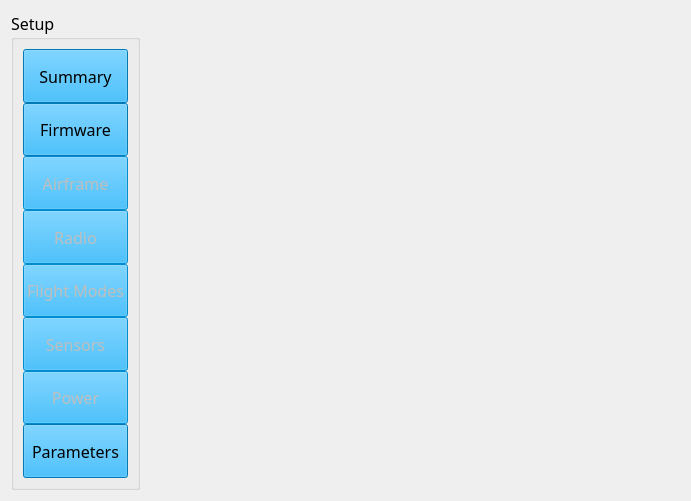
<?xml version="1.0" encoding="UTF-8"?>
<ui version="4.0">
 <class>SetupWidget</class>
 <widget class="QWidget" name="SetupWidget">
  <property name="geometry">
   <rect>
    <x>0</x>
    <y>0</y>
    <width>691</width>
    <height>501</height>
   </rect>
  </property>
  <property name="windowTitle">
   <string>Form</string>
  </property>
  <layout class="QGridLayout" name="gridLayout_2">
   <item row="0" column="0">
    <layout class="QGridLayout" name="gridLayout" columnstretch="1,5">
     <item row="0" column="0">
      <widget class="QGroupBox" name="groupBox">
       <property name="font">
        <font>
         <family>微软雅黑</family>
         <pointsize>12</pointsize>
        </font>
       </property>
       <property name="title">
        <string>Setup</string>
       </property>
       <layout class="QGridLayout" name="gridLayout_3">
        <item row="0" column="0">
         <layout class="QVBoxLayout" name="verticalLayout">
          <property name="spacing">
           <number>0</number>
          </property>
          <item>
           <widget class="QPushButton" name="pushButton_Summary">
            <property name="sizePolicy">
             <sizepolicy hsizetype="Expanding" vsizetype="Expanding">
              <horstretch>1</horstretch>
              <verstretch>1</verstretch>
             </sizepolicy>
            </property>
            <property name="baseSize">
             <size>
              <width>1</width>
              <height>50</height>
             </size>
            </property>
            <property name="palette">
             <palette>
              <active>
               <colorrole role="Button">
                <brush brushstyle="SolidPattern">
                 <color alpha="255">
                  <red>0</red>
                  <green>170</green>
                  <blue>255</blue>
                 </color>
                </brush>
               </colorrole>
               <colorrole role="Base">
                <brush brushstyle="SolidPattern">
                 <color alpha="255">
                  <red>0</red>
                  <green>170</green>
                  <blue>255</blue>
                 </color>
                </brush>
               </colorrole>
               <colorrole role="Window">
                <brush brushstyle="SolidPattern">
                 <color alpha="255">
                  <red>0</red>
                  <green>170</green>
                  <blue>255</blue>
                 </color>
                </brush>
               </colorrole>
              </active>
              <inactive>
               <colorrole role="Button">
                <brush brushstyle="SolidPattern">
                 <color alpha="255">
                  <red>0</red>
                  <green>170</green>
                  <blue>255</blue>
                 </color>
                </brush>
               </colorrole>
               <colorrole role="Base">
                <brush brushstyle="SolidPattern">
                 <color alpha="255">
                  <red>0</red>
                  <green>170</green>
                  <blue>255</blue>
                 </color>
                </brush>
               </colorrole>
               <colorrole role="Window">
                <brush brushstyle="SolidPattern">
                 <color alpha="255">
                  <red>0</red>
                  <green>170</green>
                  <blue>255</blue>
                 </color>
                </brush>
               </colorrole>
              </inactive>
              <disabled>
               <colorrole role="Button">
                <brush brushstyle="SolidPattern">
                 <color alpha="255">
                  <red>0</red>
                  <green>170</green>
                  <blue>255</blue>
                 </color>
                </brush>
               </colorrole>
               <colorrole role="Base">
                <brush brushstyle="SolidPattern">
                 <color alpha="255">
                  <red>0</red>
                  <green>170</green>
                  <blue>255</blue>
                 </color>
                </brush>
               </colorrole>
               <colorrole role="Window">
                <brush brushstyle="SolidPattern">
                 <color alpha="255">
                  <red>0</red>
                  <green>170</green>
                  <blue>255</blue>
                 </color>
                </brush>
               </colorrole>
              </disabled>
             </palette>
            </property>
            <property name="font">
             <font>
              <family>微软雅黑</family>
              <pointsize>12</pointsize>
              <weight>50</weight>
              <bold>false</bold>
             </font>
            </property>
            <property name="styleSheet">
             <string notr="true"/>
            </property>
            <property name="text">
             <string>Summary</string>
            </property>
            <property name="icon">
             <iconset resource="qml.qrc">
              <normaloff>:/qmlImages/qmlImages/Airframe/AirframeComponentIcon.png</normaloff>:/qmlImages/qmlImages/Airframe/AirframeComponentIcon.png</iconset>
            </property>
            <property name="autoExclusive">
             <bool>true</bool>
            </property>
           </widget>
          </item>
          <item>
           <widget class="QPushButton" name="pushButton_Firmware">
            <property name="sizePolicy">
             <sizepolicy hsizetype="Expanding" vsizetype="Expanding">
              <horstretch>1</horstretch>
              <verstretch>1</verstretch>
             </sizepolicy>
            </property>
            <property name="baseSize">
             <size>
              <width>1</width>
              <height>50</height>
             </size>
            </property>
            <property name="palette">
             <palette>
              <active>
               <colorrole role="Button">
                <brush brushstyle="SolidPattern">
                 <color alpha="255">
                  <red>0</red>
                  <green>170</green>
                  <blue>255</blue>
                 </color>
                </brush>
               </colorrole>
               <colorrole role="Base">
                <brush brushstyle="SolidPattern">
                 <color alpha="255">
                  <red>0</red>
                  <green>170</green>
                  <blue>255</blue>
                 </color>
                </brush>
               </colorrole>
               <colorrole role="Window">
                <brush brushstyle="SolidPattern">
                 <color alpha="255">
                  <red>0</red>
                  <green>170</green>
                  <blue>255</blue>
                 </color>
                </brush>
               </colorrole>
              </active>
              <inactive>
               <colorrole role="Button">
                <brush brushstyle="SolidPattern">
                 <color alpha="255">
                  <red>0</red>
                  <green>170</green>
                  <blue>255</blue>
                 </color>
                </brush>
               </colorrole>
               <colorrole role="Base">
                <brush brushstyle="SolidPattern">
                 <color alpha="255">
                  <red>0</red>
                  <green>170</green>
                  <blue>255</blue>
                 </color>
                </brush>
               </colorrole>
               <colorrole role="Window">
                <brush brushstyle="SolidPattern">
                 <color alpha="255">
                  <red>0</red>
                  <green>170</green>
                  <blue>255</blue>
                 </color>
                </brush>
               </colorrole>
              </inactive>
              <disabled>
               <colorrole role="Button">
                <brush brushstyle="SolidPattern">
                 <color alpha="255">
                  <red>0</red>
                  <green>170</green>
                  <blue>255</blue>
                 </color>
                </brush>
               </colorrole>
               <colorrole role="Base">
                <brush brushstyle="SolidPattern">
                 <color alpha="255">
                  <red>0</red>
                  <green>170</green>
                  <blue>255</blue>
                 </color>
                </brush>
               </colorrole>
               <colorrole role="Window">
                <brush brushstyle="SolidPattern">
                 <color alpha="255">
                  <red>0</red>
                  <green>170</green>
                  <blue>255</blue>
                 </color>
                </brush>
               </colorrole>
              </disabled>
             </palette>
            </property>
            <property name="font">
             <font>
              <family>微软雅黑</family>
              <pointsize>12</pointsize>
              <weight>50</weight>
              <bold>false</bold>
             </font>
            </property>
            <property name="text">
             <string>Firmware</string>
            </property>
            <property name="autoExclusive">
             <bool>true</bool>
            </property>
           </widget>
          </item>
          <item>
           <widget class="QPushButton" name="pushButton_Airframe">
            <property name="enabled">
             <bool>false</bool>
            </property>
            <property name="sizePolicy">
             <sizepolicy hsizetype="Expanding" vsizetype="Expanding">
              <horstretch>1</horstretch>
              <verstretch>1</verstretch>
             </sizepolicy>
            </property>
            <property name="baseSize">
             <size>
              <width>1</width>
              <height>50</height>
             </size>
            </property>
            <property name="palette">
             <palette>
              <active>
               <colorrole role="Button">
                <brush brushstyle="SolidPattern">
                 <color alpha="255">
                  <red>0</red>
                  <green>170</green>
                  <blue>255</blue>
                 </color>
                </brush>
               </colorrole>
               <colorrole role="Base">
                <brush brushstyle="SolidPattern">
                 <color alpha="255">
                  <red>0</red>
                  <green>170</green>
                  <blue>255</blue>
                 </color>
                </brush>
               </colorrole>
               <colorrole role="Window">
                <brush brushstyle="SolidPattern">
                 <color alpha="255">
                  <red>0</red>
                  <green>170</green>
                  <blue>255</blue>
                 </color>
                </brush>
               </colorrole>
              </active>
              <inactive>
               <colorrole role="Button">
                <brush brushstyle="SolidPattern">
                 <color alpha="255">
                  <red>0</red>
                  <green>170</green>
                  <blue>255</blue>
                 </color>
                </brush>
               </colorrole>
               <colorrole role="Base">
                <brush brushstyle="SolidPattern">
                 <color alpha="255">
                  <red>0</red>
                  <green>170</green>
                  <blue>255</blue>
                 </color>
                </brush>
               </colorrole>
               <colorrole role="Window">
                <brush brushstyle="SolidPattern">
                 <color alpha="255">
                  <red>0</red>
                  <green>170</green>
                  <blue>255</blue>
                 </color>
                </brush>
               </colorrole>
              </inactive>
              <disabled>
               <colorrole role="Button">
                <brush brushstyle="SolidPattern">
                 <color alpha="255">
                  <red>0</red>
                  <green>170</green>
                  <blue>255</blue>
                 </color>
                </brush>
               </colorrole>
               <colorrole role="Base">
                <brush brushstyle="SolidPattern">
                 <color alpha="255">
                  <red>0</red>
                  <green>170</green>
                  <blue>255</blue>
                 </color>
                </brush>
               </colorrole>
               <colorrole role="Window">
                <brush brushstyle="SolidPattern">
                 <color alpha="255">
                  <red>0</red>
                  <green>170</green>
                  <blue>255</blue>
                 </color>
                </brush>
               </colorrole>
              </disabled>
             </palette>
            </property>
            <property name="font">
             <font>
              <family>微软雅黑</family>
              <pointsize>12</pointsize>
              <weight>50</weight>
              <bold>false</bold>
             </font>
            </property>
            <property name="text">
             <string>Airframe</string>
            </property>
            <property name="icon">
             <iconset resource="qml.qrc">
              <normaloff>:/qmlImages/qmlImages/Airframe/AirframeComponentIcon.png</normaloff>:/qmlImages/qmlImages/Airframe/AirframeComponentIcon.png</iconset>
            </property>
            <property name="autoExclusive">
             <bool>true</bool>
            </property>
           </widget>
          </item>
          <item>
           <widget class="QPushButton" name="pushButton_Radio">
            <property name="enabled">
             <bool>false</bool>
            </property>
            <property name="sizePolicy">
             <sizepolicy hsizetype="Expanding" vsizetype="Expanding">
              <horstretch>1</horstretch>
              <verstretch>1</verstretch>
             </sizepolicy>
            </property>
            <property name="baseSize">
             <size>
              <width>1</width>
              <height>50</height>
             </size>
            </property>
            <property name="palette">
             <palette>
              <active>
               <colorrole role="Button">
                <brush brushstyle="SolidPattern">
                 <color alpha="255">
                  <red>0</red>
                  <green>170</green>
                  <blue>255</blue>
                 </color>
                </brush>
               </colorrole>
               <colorrole role="Base">
                <brush brushstyle="SolidPattern">
                 <color alpha="255">
                  <red>0</red>
                  <green>170</green>
                  <blue>255</blue>
                 </color>
                </brush>
               </colorrole>
               <colorrole role="Window">
                <brush brushstyle="SolidPattern">
                 <color alpha="255">
                  <red>0</red>
                  <green>170</green>
                  <blue>255</blue>
                 </color>
                </brush>
               </colorrole>
              </active>
              <inactive>
               <colorrole role="Button">
                <brush brushstyle="SolidPattern">
                 <color alpha="255">
                  <red>0</red>
                  <green>170</green>
                  <blue>255</blue>
                 </color>
                </brush>
               </colorrole>
               <colorrole role="Base">
                <brush brushstyle="SolidPattern">
                 <color alpha="255">
                  <red>0</red>
                  <green>170</green>
                  <blue>255</blue>
                 </color>
                </brush>
               </colorrole>
               <colorrole role="Window">
                <brush brushstyle="SolidPattern">
                 <color alpha="255">
                  <red>0</red>
                  <green>170</green>
                  <blue>255</blue>
                 </color>
                </brush>
               </colorrole>
              </inactive>
              <disabled>
               <colorrole role="Button">
                <brush brushstyle="SolidPattern">
                 <color alpha="255">
                  <red>0</red>
                  <green>170</green>
                  <blue>255</blue>
                 </color>
                </brush>
               </colorrole>
               <colorrole role="Base">
                <brush brushstyle="SolidPattern">
                 <color alpha="255">
                  <red>0</red>
                  <green>170</green>
                  <blue>255</blue>
                 </color>
                </brush>
               </colorrole>
               <colorrole role="Window">
                <brush brushstyle="SolidPattern">
                 <color alpha="255">
                  <red>0</red>
                  <green>170</green>
                  <blue>255</blue>
                 </color>
                </brush>
               </colorrole>
              </disabled>
             </palette>
            </property>
            <property name="font">
             <font>
              <family>微软雅黑</family>
              <pointsize>12</pointsize>
              <weight>50</weight>
              <bold>false</bold>
             </font>
            </property>
            <property name="text">
             <string>Radio</string>
            </property>
            <property name="icon">
             <iconset resource="qml.qrc">
              <normaloff>:/qmlImages/qmlImages/RadioComponentIcon.png</normaloff>:/qmlImages/qmlImages/RadioComponentIcon.png</iconset>
            </property>
            <property name="autoExclusive">
             <bool>true</bool>
            </property>
           </widget>
          </item>
          <item>
           <widget class="QPushButton" name="pushButton_fltModes">
            <property name="enabled">
             <bool>false</bool>
            </property>
            <property name="sizePolicy">
             <sizepolicy hsizetype="Expanding" vsizetype="Expanding">
              <horstretch>1</horstretch>
              <verstretch>1</verstretch>
             </sizepolicy>
            </property>
            <property name="baseSize">
             <size>
              <width>1</width>
              <height>50</height>
             </size>
            </property>
            <property name="palette">
             <palette>
              <active>
               <colorrole role="Button">
                <brush brushstyle="SolidPattern">
                 <color alpha="255">
                  <red>0</red>
                  <green>170</green>
                  <blue>255</blue>
                 </color>
                </brush>
               </colorrole>
               <colorrole role="Base">
                <brush brushstyle="SolidPattern">
                 <color alpha="255">
                  <red>0</red>
                  <green>170</green>
                  <blue>255</blue>
                 </color>
                </brush>
               </colorrole>
               <colorrole role="Window">
                <brush brushstyle="SolidPattern">
                 <color alpha="255">
                  <red>0</red>
                  <green>170</green>
                  <blue>255</blue>
                 </color>
                </brush>
               </colorrole>
              </active>
              <inactive>
               <colorrole role="Button">
                <brush brushstyle="SolidPattern">
                 <color alpha="255">
                  <red>0</red>
                  <green>170</green>
                  <blue>255</blue>
                 </color>
                </brush>
               </colorrole>
               <colorrole role="Base">
                <brush brushstyle="SolidPattern">
                 <color alpha="255">
                  <red>0</red>
                  <green>170</green>
                  <blue>255</blue>
                 </color>
                </brush>
               </colorrole>
               <colorrole role="Window">
                <brush brushstyle="SolidPattern">
                 <color alpha="255">
                  <red>0</red>
                  <green>170</green>
                  <blue>255</blue>
                 </color>
                </brush>
               </colorrole>
              </inactive>
              <disabled>
               <colorrole role="Button">
                <brush brushstyle="SolidPattern">
                 <color alpha="255">
                  <red>0</red>
                  <green>170</green>
                  <blue>255</blue>
                 </color>
                </brush>
               </colorrole>
               <colorrole role="Base">
                <brush brushstyle="SolidPattern">
                 <color alpha="255">
                  <red>0</red>
                  <green>170</green>
                  <blue>255</blue>
                 </color>
                </brush>
               </colorrole>
               <colorrole role="Window">
                <brush brushstyle="SolidPattern">
                 <color alpha="255">
                  <red>0</red>
                  <green>170</green>
                  <blue>255</blue>
                 </color>
                </brush>
               </colorrole>
              </disabled>
             </palette>
            </property>
            <property name="font">
             <font>
              <family>微软雅黑</family>
              <pointsize>12</pointsize>
              <weight>50</weight>
              <bold>false</bold>
             </font>
            </property>
            <property name="text">
             <string>Flight Modes</string>
            </property>
            <property name="icon">
             <iconset resource="qml.qrc">
              <normaloff>:/qmlImages/qmlImages/TuningComponentIcon.png</normaloff>:/qmlImages/qmlImages/TuningComponentIcon.png</iconset>
            </property>
            <property name="autoExclusive">
             <bool>true</bool>
            </property>
           </widget>
          </item>
          <item>
           <widget class="QPushButton" name="pushButton_Sensors">
            <property name="enabled">
             <bool>false</bool>
            </property>
            <property name="sizePolicy">
             <sizepolicy hsizetype="Expanding" vsizetype="Expanding">
              <horstretch>1</horstretch>
              <verstretch>1</verstretch>
             </sizepolicy>
            </property>
            <property name="baseSize">
             <size>
              <width>1</width>
              <height>50</height>
             </size>
            </property>
            <property name="palette">
             <palette>
              <active>
               <colorrole role="Button">
                <brush brushstyle="SolidPattern">
                 <color alpha="255">
                  <red>0</red>
                  <green>170</green>
                  <blue>255</blue>
                 </color>
                </brush>
               </colorrole>
               <colorrole role="Base">
                <brush brushstyle="SolidPattern">
                 <color alpha="255">
                  <red>0</red>
                  <green>170</green>
                  <blue>255</blue>
                 </color>
                </brush>
               </colorrole>
               <colorrole role="Window">
                <brush brushstyle="SolidPattern">
                 <color alpha="255">
                  <red>0</red>
                  <green>170</green>
                  <blue>255</blue>
                 </color>
                </brush>
               </colorrole>
              </active>
              <inactive>
               <colorrole role="Button">
                <brush brushstyle="SolidPattern">
                 <color alpha="255">
                  <red>0</red>
                  <green>170</green>
                  <blue>255</blue>
                 </color>
                </brush>
               </colorrole>
               <colorrole role="Base">
                <brush brushstyle="SolidPattern">
                 <color alpha="255">
                  <red>0</red>
                  <green>170</green>
                  <blue>255</blue>
                 </color>
                </brush>
               </colorrole>
               <colorrole role="Window">
                <brush brushstyle="SolidPattern">
                 <color alpha="255">
                  <red>0</red>
                  <green>170</green>
                  <blue>255</blue>
                 </color>
                </brush>
               </colorrole>
              </inactive>
              <disabled>
               <colorrole role="Button">
                <brush brushstyle="SolidPattern">
                 <color alpha="255">
                  <red>0</red>
                  <green>170</green>
                  <blue>255</blue>
                 </color>
                </brush>
               </colorrole>
               <colorrole role="Base">
                <brush brushstyle="SolidPattern">
                 <color alpha="255">
                  <red>0</red>
                  <green>170</green>
                  <blue>255</blue>
                 </color>
                </brush>
               </colorrole>
               <colorrole role="Window">
                <brush brushstyle="SolidPattern">
                 <color alpha="255">
                  <red>0</red>
                  <green>170</green>
                  <blue>255</blue>
                 </color>
                </brush>
               </colorrole>
              </disabled>
             </palette>
            </property>
            <property name="font">
             <font>
              <family>微软雅黑</family>
              <pointsize>12</pointsize>
              <weight>50</weight>
              <bold>false</bold>
             </font>
            </property>
            <property name="text">
             <string>Sensors</string>
            </property>
            <property name="icon">
             <iconset resource="qml.qrc">
              <normaloff>:/qmlImages/qmlImages/SensorsComponentIcon.png</normaloff>:/qmlImages/qmlImages/SensorsComponentIcon.png</iconset>
            </property>
            <property name="autoExclusive">
             <bool>true</bool>
            </property>
           </widget>
          </item>
          <item>
           <widget class="QPushButton" name="pushButton_Power">
            <property name="enabled">
             <bool>false</bool>
            </property>
            <property name="sizePolicy">
             <sizepolicy hsizetype="Expanding" vsizetype="Expanding">
              <horstretch>1</horstretch>
              <verstretch>1</verstretch>
             </sizepolicy>
            </property>
            <property name="baseSize">
             <size>
              <width>1</width>
              <height>50</height>
             </size>
            </property>
            <property name="palette">
             <palette>
              <active>
               <colorrole role="Button">
                <brush brushstyle="SolidPattern">
                 <color alpha="255">
                  <red>0</red>
                  <green>170</green>
                  <blue>255</blue>
                 </color>
                </brush>
               </colorrole>
               <colorrole role="Base">
                <brush brushstyle="SolidPattern">
                 <color alpha="255">
                  <red>0</red>
                  <green>170</green>
                  <blue>255</blue>
                 </color>
                </brush>
               </colorrole>
               <colorrole role="Window">
                <brush brushstyle="SolidPattern">
                 <color alpha="255">
                  <red>0</red>
                  <green>170</green>
                  <blue>255</blue>
                 </color>
                </brush>
               </colorrole>
              </active>
              <inactive>
               <colorrole role="Button">
                <brush brushstyle="SolidPattern">
                 <color alpha="255">
                  <red>0</red>
                  <green>170</green>
                  <blue>255</blue>
                 </color>
                </brush>
               </colorrole>
               <colorrole role="Base">
                <brush brushstyle="SolidPattern">
                 <color alpha="255">
                  <red>0</red>
                  <green>170</green>
                  <blue>255</blue>
                 </color>
                </brush>
               </colorrole>
               <colorrole role="Window">
                <brush brushstyle="SolidPattern">
                 <color alpha="255">
                  <red>0</red>
                  <green>170</green>
                  <blue>255</blue>
                 </color>
                </brush>
               </colorrole>
              </inactive>
              <disabled>
               <colorrole role="Button">
                <brush brushstyle="SolidPattern">
                 <color alpha="255">
                  <red>0</red>
                  <green>170</green>
                  <blue>255</blue>
                 </color>
                </brush>
               </colorrole>
               <colorrole role="Base">
                <brush brushstyle="SolidPattern">
                 <color alpha="255">
                  <red>0</red>
                  <green>170</green>
                  <blue>255</blue>
                 </color>
                </brush>
               </colorrole>
               <colorrole role="Window">
                <brush brushstyle="SolidPattern">
                 <color alpha="255">
                  <red>0</red>
                  <green>170</green>
                  <blue>255</blue>
                 </color>
                </brush>
               </colorrole>
              </disabled>
             </palette>
            </property>
            <property name="font">
             <font>
              <family>微软雅黑</family>
              <pointsize>12</pointsize>
              <weight>50</weight>
              <bold>false</bold>
             </font>
            </property>
            <property name="text">
             <string>Power</string>
            </property>
            <property name="icon">
             <iconset resource="qml.qrc">
              <normaloff>:/qmlImages/qmlImages/PowerComponentIcon.png</normaloff>:/qmlImages/qmlImages/PowerComponentIcon.png</iconset>
            </property>
            <property name="autoExclusive">
             <bool>true</bool>
            </property>
           </widget>
          </item>
          <item>
           <widget class="QPushButton" name="pushButton_Parameters">
            <property name="sizePolicy">
             <sizepolicy hsizetype="Expanding" vsizetype="Expanding">
              <horstretch>1</horstretch>
              <verstretch>1</verstretch>
             </sizepolicy>
            </property>
            <property name="baseSize">
             <size>
              <width>1</width>
              <height>50</height>
             </size>
            </property>
            <property name="palette">
             <palette>
              <active>
               <colorrole role="Button">
                <brush brushstyle="SolidPattern">
                 <color alpha="255">
                  <red>0</red>
                  <green>170</green>
                  <blue>255</blue>
                 </color>
                </brush>
               </colorrole>
               <colorrole role="Base">
                <brush brushstyle="SolidPattern">
                 <color alpha="255">
                  <red>0</red>
                  <green>170</green>
                  <blue>255</blue>
                 </color>
                </brush>
               </colorrole>
               <colorrole role="Window">
                <brush brushstyle="SolidPattern">
                 <color alpha="255">
                  <red>0</red>
                  <green>170</green>
                  <blue>255</blue>
                 </color>
                </brush>
               </colorrole>
              </active>
              <inactive>
               <colorrole role="Button">
                <brush brushstyle="SolidPattern">
                 <color alpha="255">
                  <red>0</red>
                  <green>170</green>
                  <blue>255</blue>
                 </color>
                </brush>
               </colorrole>
               <colorrole role="Base">
                <brush brushstyle="SolidPattern">
                 <color alpha="255">
                  <red>0</red>
                  <green>170</green>
                  <blue>255</blue>
                 </color>
                </brush>
               </colorrole>
               <colorrole role="Window">
                <brush brushstyle="SolidPattern">
                 <color alpha="255">
                  <red>0</red>
                  <green>170</green>
                  <blue>255</blue>
                 </color>
                </brush>
               </colorrole>
              </inactive>
              <disabled>
               <colorrole role="Button">
                <brush brushstyle="SolidPattern">
                 <color alpha="255">
                  <red>0</red>
                  <green>170</green>
                  <blue>255</blue>
                 </color>
                </brush>
               </colorrole>
               <colorrole role="Base">
                <brush brushstyle="SolidPattern">
                 <color alpha="255">
                  <red>0</red>
                  <green>170</green>
                  <blue>255</blue>
                 </color>
                </brush>
               </colorrole>
               <colorrole role="Window">
                <brush brushstyle="SolidPattern">
                 <color alpha="255">
                  <red>0</red>
                  <green>170</green>
                  <blue>255</blue>
                 </color>
                </brush>
               </colorrole>
              </disabled>
             </palette>
            </property>
            <property name="font">
             <font>
              <family>微软雅黑</family>
              <pointsize>12</pointsize>
              <weight>50</weight>
              <bold>false</bold>
             </font>
            </property>
            <property name="text">
             <string>Parameters</string>
            </property>
            <property name="autoExclusive">
             <bool>true</bool>
            </property>
           </widget>
          </item>
         </layout>
        </item>
       </layout>
      </widget>
     </item>
     <item row="0" column="1">
      <widget class="QStackedWidget" name="stackedWidget">
       <property name="font">
        <font>
         <family>微软雅黑</family>
         <pointsize>11</pointsize>
        </font>
       </property>
       <property name="currentIndex">
        <number>-1</number>
       </property>
      </widget>
     </item>
    </layout>
   </item>
  </layout>
 </widget>
 <resources>
  <include location="qml.qrc"/>
 </resources>
 <connections/>
</ui>
